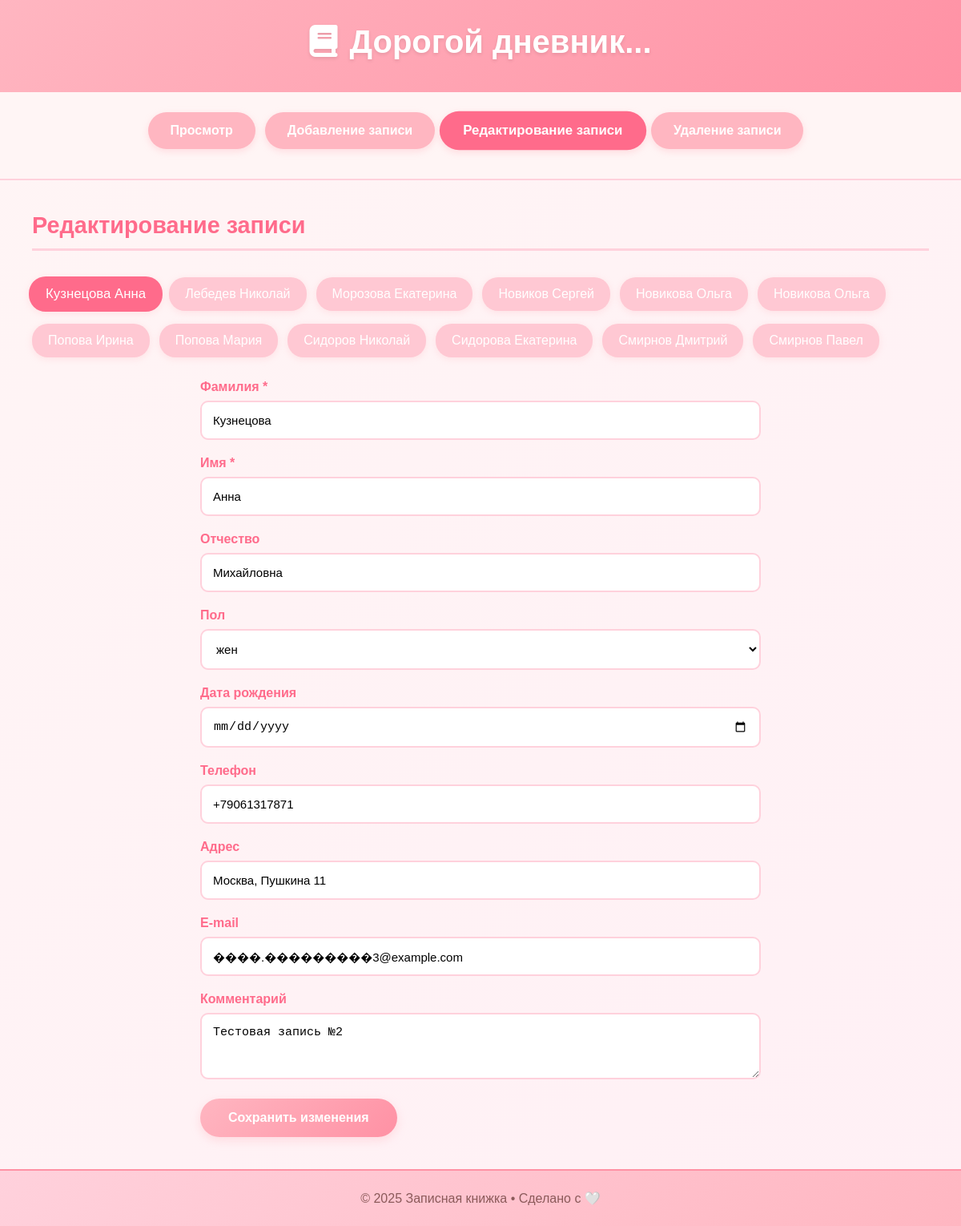
/?action=edit, run on an earlier commit of the app's database.
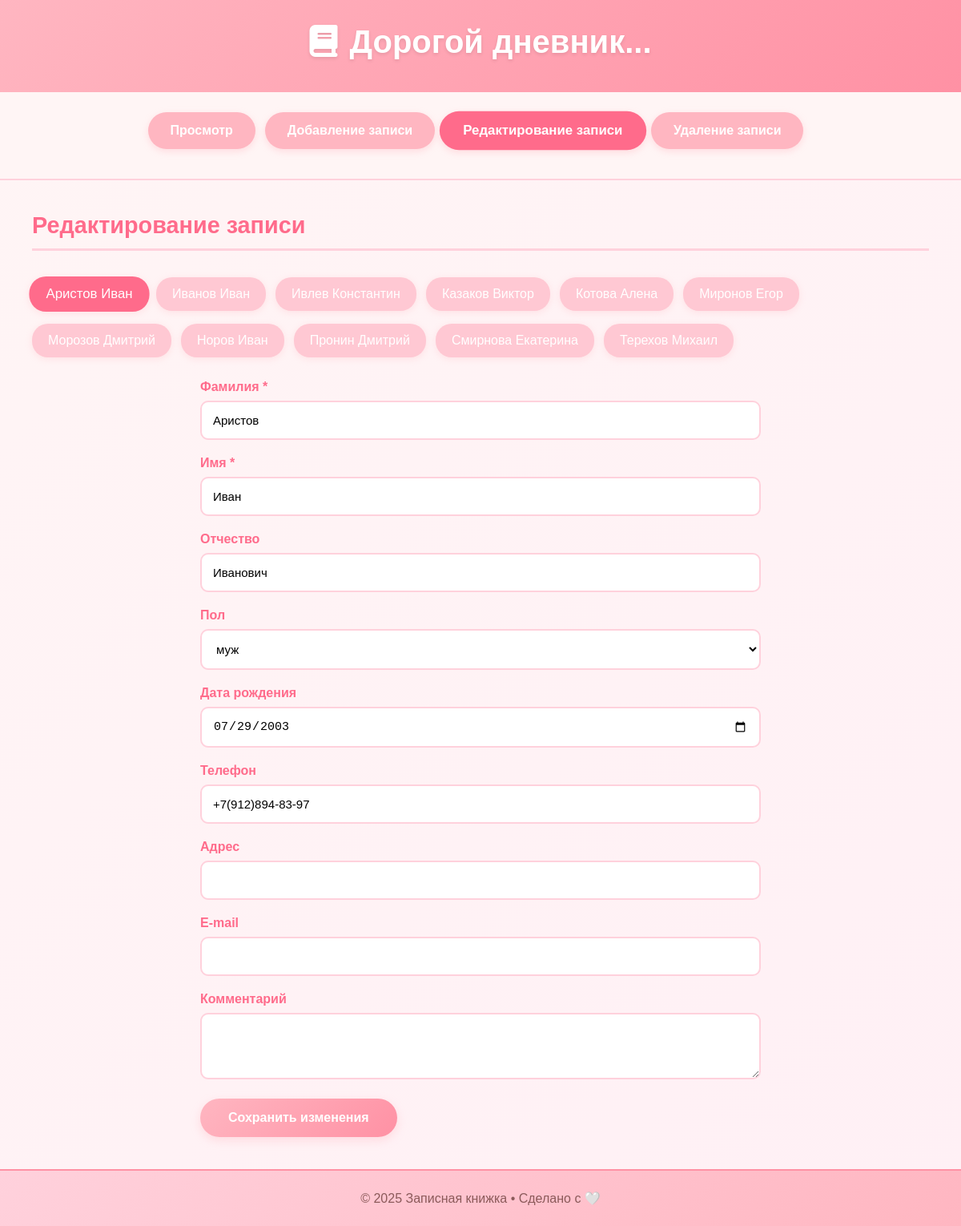
And on a later commit of the database.
### tables this page shows
CREATE TABLE contacts (
            id INTEGER PRIMARY KEY AUTOINCREMENT,
            lastname TEXT NOT NULL,
            firstname TEXT NOT NULL,
            patronymic TEXT,
            gender TEXT,
            dob TEXT,
            phone TEXT,
            address TEXT,
            email TEXT,
            comment TEXT,
            created_at TEXT DEFAULT (datetime('now'))
        );

### edit.php (the view, shortened to what this page needs)
<?php
function render_edit(PDO $db): string
{
    $all = $db->query("SELECT id, lastname, firstname FROM contacts ORDER BY lastname ASC, firstname ASC")->fetchAll(PDO::FETCH_ASSOC);
    $currentId = isset($_GET['edit_id']) ? intval($_GET['edit_id']) : $all[0]['id'];
    $msg = '';
    $stmt = $db->prepare("SELECT * FROM contacts WHERE id = ?");
    $stmt->execute([$currentId]);
    $row = $stmt->fetch(PDO::FETCH_ASSOC);
    $html = '<h2>Редактирование записи</h2>';
    $html .= '<div style="margin-bottom: 20px;">';
    foreach ($all as $a) {
        $activeClass = ($a['id'] == $currentId) ? ' active' : '';
        $html .= '<a class="record-link' . $activeClass . '" href="?action=edit&edit_id=' . $a['id'] . '">' .
                 htmlspecialchars($a['lastname'] . ' ' . $a['firstname']) . '</a>';
    }
    $html .= '</div>';
    $html .= $msg;
    $dobValue = '';
    if (!empty($row['dob'])) {
        $dobValue = htmlspecialchars($row['dob']);
    }
    $html .= '<form method="post">';
    $html .= '<input type="hidden" name="id" value="' . $currentId . '">';
    $html .= '<div class="form-row"><label>Фамилия *</label><input type="text" name="lastname" value="' . htmlspecialchars($row['lastname']) . '" required></div>';
    $html .= '<div class="form-row"><label>Имя *</label><input type="text" name="firstname" value="' . htmlspecialchars($row['firstname']) . '" required></div>';
    $html .= '<div class="form-row"><label>Отчество</label><input type="text" name="patronymic" value="' . htmlspecialchars($row['patronymic']) . '"></div>';
    $selM = $row['gender'] === 'муж' ? 'selected' : '';
    $selF = $row['gender'] === 'жен' ? 'selected' : '';
    $html .= '<div class="form-row"><label>Пол</label>
              <select name="gender">
                <option value="">-- Выберите --</option>
                <option value="муж" ' . $selM . '>муж</option>
                <option value="жен" ' . $selF . '>жен</option>
              </select></div>';
    $html .= '<div class="form-row"><label>Дата рождения</label><input type="date" name="dob" value="' . $dobValue . '"></div>';
    $html .= '<div class="form-row"><label>Телефон</label><input type="tel" name="phone" value="' . htmlspecialchars($row['phone']) . '"></div>';
    $html .= '<div class="form-row"><label>Адрес</label><input type="text" name="address" value="' . htmlspecialchars($row['address']) . '"></div>';
    $html .= '<div class="form-row"><label>E-mail</label><input type="email" name="email" value="' . htmlspecialchars($row['email']) . '"></div>';
    $html .= '<div class="form-row"><label>Комментарий</label><textarea name="comment" rows="3">' . htmlspecialchars($row['comment']) . '</textarea></div>';
    $html .= '<button type="submit">Сохранить изменения</button>';
    $html .= '</form>';
    return $html;
}

### index.php (shortened to what this page needs)
<?php
function getDb(): PDO
{
    $pdo = new PDO('sqlite:' . DB_FILE);
    $pdo->setAttribute(PDO::ATTR_ERRMODE, PDO::ERRMODE_EXCEPTION);
    return $pdo;
}
require_once __DIR__ . '/menu.php';
require_once __DIR__ . '/edit.php';
$action = $_GET['action'] ?? 'view';
$content = '';
try {
    $db = getDb();
    switch ($action) {
        case 'edit':
            $content = render_edit($db);
            break;
    }
} catch (Exception $e) {
    $content = "<div class='error'>Ошибка: " . htmlspecialchars($e->getMessage()) . "</div>";
}
?>
<!DOCTYPE html>
<html lang="ru">
<head>
    <link rel="stylesheet" href="https://cdnjs.cloudflare.com/ajax/libs/font-awesome/6.4.0/css/all.min.css">
</head>
<body>
    <header class="site-header">
        <h1><i class="fas fa-book" style="margin-right: 15px"></i>Дорогой дневник...</h1>
    </header>
    <nav class="main-nav">
        <?php echo menu(); ?>
    </nav>
    <main class="main-content">
        <?php echo $content; ?>
    </main>
    <footer class="site-footer">
        <p>© 2025 Записная книжка • Сделано с 🤍</p>
    </footer>
</body>
</html>

### menu.php (shortened to what this page needs)
<?php
function menu(): string
{
    $action = $_GET['action'] ?? 'view';
    $html = '';
    $items = [
        'view' => 'Просмотр',
        'add' => 'Добавление записи',
        'edit' => 'Редактирование записи',
        'delete' => 'Удаление записи'
    ];
    foreach ($items as $k => $label) {
        $activeClass = ($action === $k) ? ' active' : '';
        $html .= '<a class="menu-btn' . $activeClass . '" href="?action=' . $k . '">' . $label . '</a>';
    }
    return $html;
}

### index.php (style rules this page uses)
* { margin: 0; padding: 0; box-sizing: border-box; }
body { font-family: 'Arial', sans-serif; background: linear-gradient(135deg, #fff5f5, #fff0f5); min-height: 100vh; display: flex; flex-direction: column; }
.site-header { background: linear-gradient(135deg, #ffb6c1, #ff91a4); color: white; padding: 30px 0; text-align: center; box-shadow: 0 2px 10px rgba(255, 182, 193, 0.3); }
.site-header h1 { font-size: 2.5em; margin-bottom: 10px; text-shadow: 0 2px 4px rgba(0, 0, 0, 0.1); }
.main-nav { background: #fff5f5; padding: 25px; border-bottom: 2px solid #ffd1dc; text-align: center; }
.menu-btn { display: inline-block; padding: 14px 28px; margin: 0 12px 12px 0; background: #ffb6c1; color: white; text-decoration: none; border-radius: 25px; font-weight: bold; font-size: 16px; transition: all 0.3s ease; box-shadow: 0 3px 8px rgba(255, 182, 193, 0.4); }
.menu-btn.active { background: #ff6b8b; transform: scale(1.05); }
.main-content { flex: 1; padding: 40px; margin: 0 auto; width: 100%; }
.site-footer { background: linear-gradient(135deg, #ffd1dc, #ffb6c1); text-align: center; padding: 25px; color: #8b5a5a; border-top: 2px solid #ff91a4; margin-top: auto; }
.site-footer p { font-size: 1em; font-weight: 500; }
form { max-width: 700px; margin: 0 auto; }
.form-row { margin-bottom: 20px; }
.form-row label { display: block; margin-bottom: 8px; font-weight: bold; color: #ff6b8b; }
input, select, textarea { width: 100%; padding: 14px; border: 2px solid #ffd1dc; border-radius: 10px; font-size: 15px; background: #fff; transition: all 0.3s ease; }
button { background: linear-gradient(135deg, #ffb6c1, #ff91a4); color: white; padding: 15px 35px; border: none; border-radius: 25px; font-size: 16px; font-weight: bold; cursor: pointer; transition: all 0.3s ease; box-shadow: 0 4px 12px rgba(255, 182, 193, 0.4); }
.record-link { display: inline-block; padding: 12px 20px; margin: 8px 12px 8px 0; background: #ffc8d3; color: white; text-decoration: none; border-radius: 20px; font-weight: 500; transition: all 0.3s ease; box-shadow: 0 2px 8px rgba(255, 182, 193, 0.3); }
.record-link.active { background: #ff6b8b; transform: scale(1.05); }
h2 { color: #ff6b8b; margin-bottom: 25px; border-bottom: 3px solid #ffd1dc; padding-bottom: 12px; font-size: 1.8em; }

What changed in the data, as far as the page shows it:
removed contacts: lastname+firstname "Кузнецова Анна", lastname "Кузнецова", firstname "Анна", patronymic "Михайловна", phone "+79061317871", address "Москва, Пушкина 11", email "����.���������3@example.com", comment "Тестовая запись №2"
removed contacts: lastname+firstname "Лебедев Николай"
removed contacts: lastname+firstname "Морозова Екатерина"
removed contacts: lastname+firstname "Новиков Сергей"
removed contacts: lastname+firstname "Новикова Ольга"
removed contacts: lastname+firstname "Новикова Ольга"
removed contacts: lastname+firstname "Попова Ирина"
removed contacts: lastname+firstname "Попова Мария"
removed contacts: lastname+firstname "Сидоров Николай"
removed contacts: lastname+firstname "Сидорова Екатерина"
removed contacts: lastname+firstname "Смирнов Дмитрий"
removed contacts: lastname+firstname "Смирнов Павел"
added contacts: lastname+firstname "Аристов Иван", lastname "Аристов", firstname "Иван", patronymic "Иванович", dob "07/29/2003", phone "+7(912)894-83-97"
added contacts: lastname+firstname "Иванов Иван"
added contacts: lastname+firstname "Ивлев Константин"
added contacts: lastname+firstname "Казаков Виктор"
added contacts: lastname+firstname "Котова Алена"
added contacts: lastname+firstname "Миронов Егор"
added contacts: lastname+firstname "Морозов Дмитрий"
added contacts: lastname+firstname "Норов Иван"
added contacts: lastname+firstname "Пронин Дмитрий"
added contacts: lastname+firstname "Смирнова Екатерина"
added contacts: lastname+firstname "Терехов Михаил"
Also different on the page:
form field gender: "жен" → "муж"
